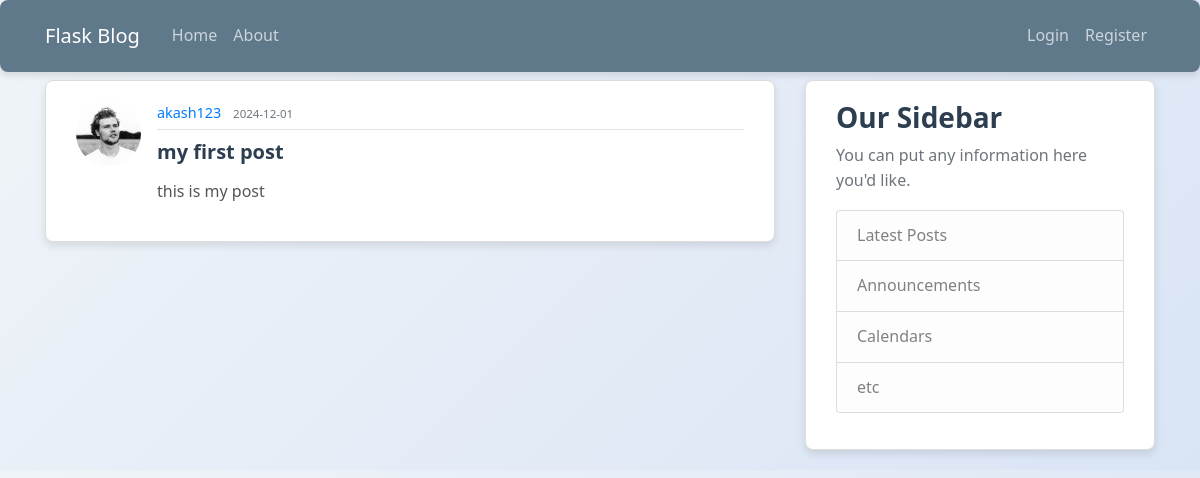
/post/1, run on the app's committed database.
### flaskblog/models.py (models this page shows, shortened)
class User(db.Model, UserMixin):
    id = db.Column(db.Integer, primary_key=True)
    username = db.Column(db.String(20), unique=True, nullable=False)
    email = db.Column(db.String(120), unique=True, nullable=False)
    image_file = db.Column(db.String(20), nullable=False, default='default.jpg')
    password = db.Column(db.String(60), nullable=False)
    posts = db.relationship('Post', backref='author', lazy=True)

class Post(db.Model):
    id = db.Column(db.Integer, primary_key=True)
    title = db.Column(db.String(100), nullable=False)
    date_posted = db.Column(db.DateTime, nullable=False, default=datetime.utcnow)
    content = db.Column(db.Text, nullable=False)
    user_id = db.Column(db.Integer, db.ForeignKey('user.id'), nullable=False)

### flaskblog/posts/routes.py (the view)
@posts.route("/post/<int:post_id>")
def post(post_id):
    post = Post.query.get_or_404(post_id)
    return render_template('post.html', title=post.title, post=post)

### flaskblog/templates/post.html (shortened to what this page needs)
{% extends "layout.html" %}
{% block content %}
  <article class="media content-section">
    <img class="rounded-circle article-img" src="{{ url_for('static', filename='profile_pics/' + post.author.image_file) }}">
    <div class="media-body">
      <div class="article-metadata">
        <a class="mr-2" href="{{ url_for('users.user_posts', username=post.author.username) }}">{{ post.author.username }}</a>
        <small class="text-muted">{{ post.date_posted.strftime('%Y-%m-%d') }}</small>
      </div>
      <h2 class="article-title">{{ post.title }}</h2>
      <p class="article-content">{{ post.content }}</p>
    </div>
  </article>
{% endblock content %}

### flaskblog/static/main.css (style rules this page uses)
body { background: linear-gradient(135deg, #f0f4f8, #d9e4f5); color: #333333; font-family: 'Segoe UI', Tahoma, Geneva, Verdana, sans-serif; margin-top: 5rem; line-height: 1.6; }
h1, h2, h3, h4, h5, h6 { color: #2c3e50; font-weight: 600; }
.content-section { background: #ffffff; padding: 20px 30px; border: 1px solid #dddddd; border-radius: 8px; box-shadow: 0 4px 8px rgba(0, 0, 0, 0.1); margin-bottom: 20px; }
.article-title { color: #2c3e50; font-size: 1.25rem; font-weight: 600; transition: color 0.3s ease; }
.article-content { white-space: pre-line; margin-top: 15px; font-size: 1rem; color: #555555; }
.article-img { height: 65px; width: 65px; margin-right: 16px; border-radius: 50%; object-fit: cover; }
.article-metadata { padding-bottom: 5px; margin-bottom: 10px; border-bottom: 1px solid #e3e3e3; font-size: 0.9rem; color: #888888; }

### data on the page
User: image_file (picture), author.username "akash123"
Post: date_posted "2024-12-01", title "my first post", content "this is my post"
